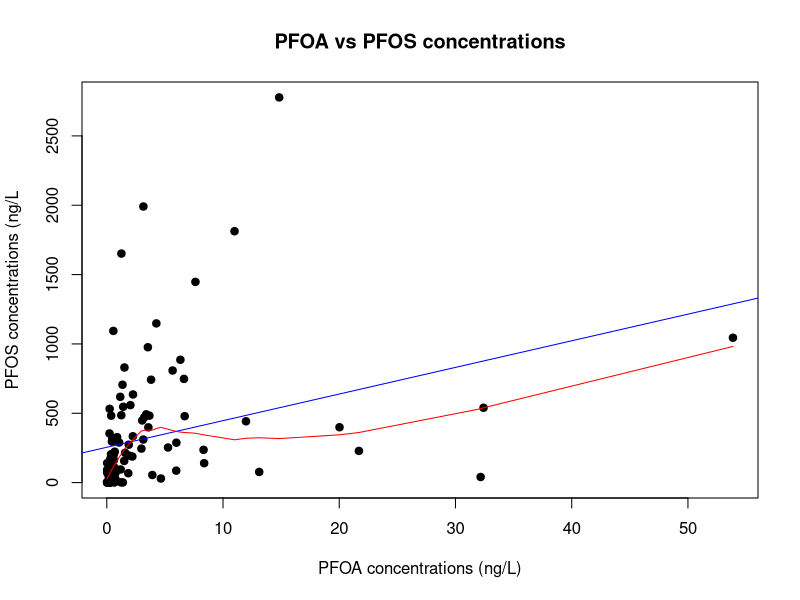
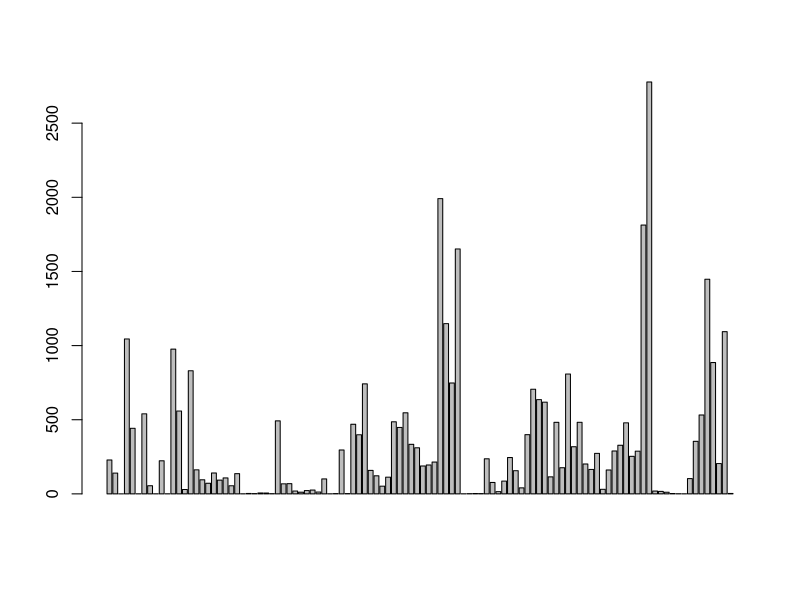
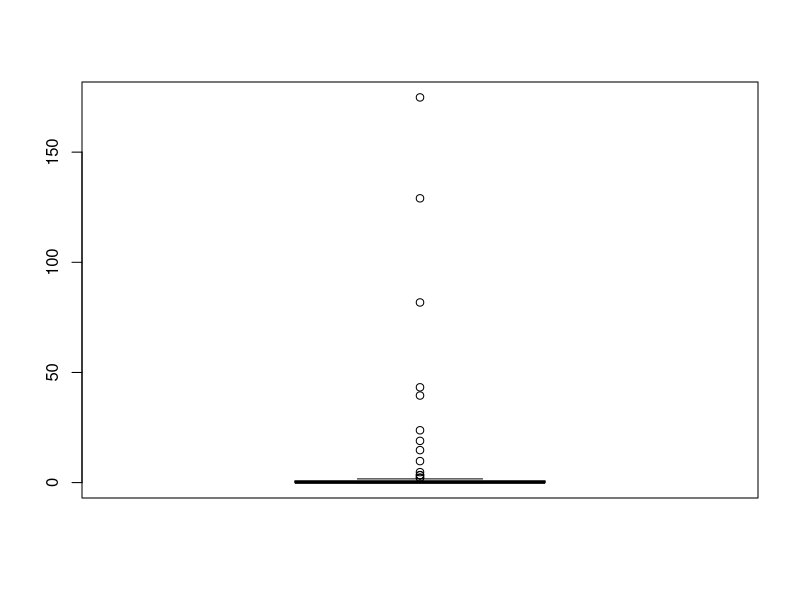

The R script that drew these images, in order:
## ---- chunk 1
x <- 10.5
class(x)

## ---- chunk 2

x <- 1000L
class(x)

## ---- chunk 3
# We will not deal with complex data in this course
x <- 9i + 3
class(x)
## ---- chunk 4

x <- "Hello World"

# You can also use str() to check the data type of an object. This function will give more detailed information about the elements in the object
str(x)
## ---- chunk 5

# a vector of logical/boolean
x <- c(TRUE, FALSE)

str(x)

## ---- chunk 6
# If you want to create (or convert) an object of a specific data type, then use the as.xxx functions.

a_string <- as.character("A Space Odyssey")
# You can also skip the as.character and directly use: a_string <- "A Space Odyssey". R will recognize is as a string and automatically choose the correct data type.
a_integer <- as.integer(2001)
a_numeric <- as.numeric(99.999)
a_logical <-  as.logical(TRUE)



c(a_integer, a_string)
c(a_integer, a_numeric)
c(a_integer, a_logical)

## ---- chunk 7
object1 <- as.integer("Hello")
str(object1)
## ---- chunk 8
# A string vector
a_vector_strings <- c("This", "is", "a", "vector", "of", "string", "elements")
str(a_vector_strings)


## ---- chunk 9
# integer vectors
a_vector_integers1 <- c(99, 98)
a_vector_integers2 <- c(1, 2, 3, 4, 5)

str(a_vector_integers1)
## ---- chunk 10

length(a_vector_integers1)

length(a_vector_integers2)

## ---- chunk 11

length(a_vector_integers1) == length(a_vector_integers2)


## ---- chunk 12
length(a_vector_integers1)!= length(a_vector_integers2)
## ---- chunk 13
combine_vectors <- a_vector_integers1 + a_vector_integers2

str(combine_vectors)
## ---- chunk 14
a_vector_integers1 <- c(99, 98)

a_vector_strings <- c("This", "is", "a", "vector", "of", "string", "elements")

# In this case, we use the list() function.
a_list <- list(vec_int = a_vector_integers1, 
               vec_str = a_vector_strings)

# If you dont name the elements within the list then these will be unamed.
## ---- chunk 15

a_list[1]
## ---- chunk 16
a_list[[1]]
## ---- chunk 17

a_list[1][1]
## ---- chunk 18
a_list[[1]][1]
## ---- chunk 19
a_list["vec_int"]

## ---- chunk 20
# These three subsetting operations will give the same results
a_list$vec_int
a_list["vec_int"]
a_list[[1]]

## ---- chunk 21

sample_data <- data.frame(sample_id = c(1, 2, 3, 4),
                          sample_name = c("Inflow", "Mid_stream", "Outflow", "River"),
                          measured_PFOS = c(TRUE, TRUE, TRUE, FALSE),
                          conc_PFOS_ngL = c(99, 5, 123, NA))

## ---- chunk 22

PFAS_insects <- readxl::read_excel("data/Statistics_Kumla_20200408.xlsx", 
    sheet = "Overview")

## ---- chunk 23

# http://www.sthda.com/english/wiki/scatter-plots-r-base-graphs

plot(x = PFAS_insects$PFOA, y = PFAS_insects$PFOS, main = "PFOA vs PFOS concentrations",
     xlab = "PFOA concentrations (ng/L)",
     ylab = "PFOS concentrations (ng/L",
     pch = 19) # choosing symbol for points in a graph (see ?pch for number/symbol) 
# We can add a regression line into the same graph
abline(lm(PFAS_insects$PFOS ~ PFAS_insects$PFOA, data = PFAS_insects), col = "blue")

# as well as a loess fit
lines(lowess(PFAS_insects$PFOA, PFAS_insects$PFOS), col = "red")


## ---- chunk 24
groupsPFOS <- PFAS_insects[, c("Group", "PFOS")] # subset two variables from the dataframe
barplot(height = PFAS_insects$PFOS)

## ---- chunk 25

# Box plot of one variable
boxplot(PFAS_insects$PFBS)


